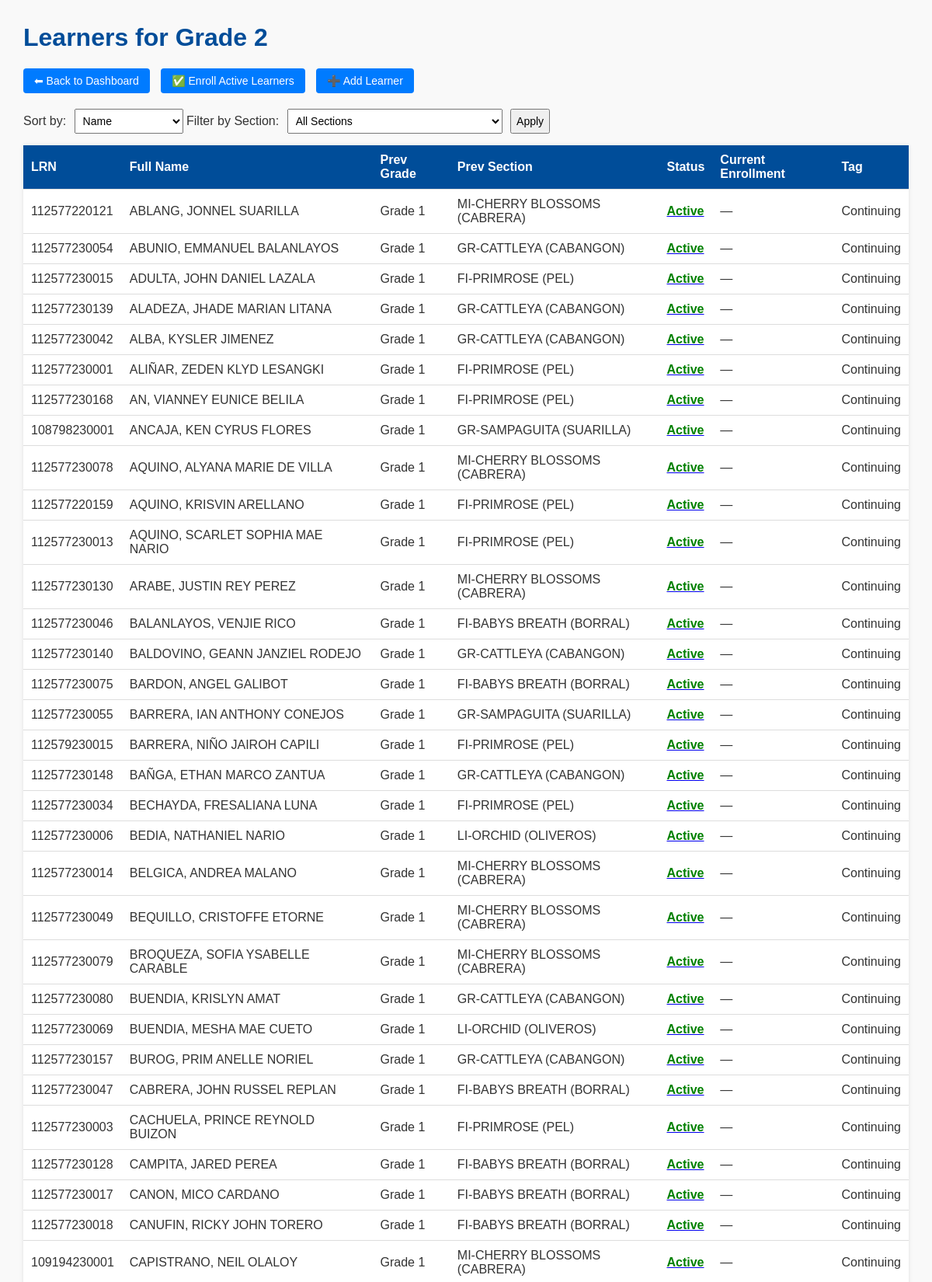
The app's page /grade/2 (upper part) with its own data.
### tables this page shows
CREATE TABLE learners (
                id INTEGER PRIMARY KEY AUTOINCREMENT,
                lrn TEXT,
                full_name TEXT,
                prev_grade TEXT,
                prev_section TEXT,
                sex TEXT,
                birth_date TEXT,
                age TEXT,
                religion TEXT,
                barangay TEXT,
                municipality TEXT,
                province TEXT,
                father_name TEXT,
                mother_name TEXT,
                guardian TEXT,
                cct_beneficiary TEXT,
                average_grade TEXT,
                action_taken TEXT,
                current_grade TEXT,
                current_section TEXT,
                status TEXT DEFAULT 'active',
                tag TEXT DEFAULT 'continuing',
                is_enrolled INTEGER DEFAULT 0,
                is_sped INTEGER DEFAULT 0,
                sped_type TEXT
            );

### app.py (the view)
@app.route('/grade/<grade>')
def grade_view(grade):
    sort_by = request.args.get('sort_by', 'full_name')
    filter_section = request.args.get('section', None)
    order_by = 'prev_section, full_name' if sort_by == 'prev_section' else 'full_name'
    with sqlite3.connect(DATABASE) as conn:
        conn.row_factory = sqlite3.Row
        c = conn.cursor()
        if grade == 'sped':
            query = "SELECT * FROM learners WHERE is_sped = 1"
        elif grade == 'kinder':
            query = "SELECT * FROM learners WHERE current_grade = 'Kinder'"
        else:
            prev_grade_text = "%Kinder%" if grade == "1" else f"%{int(grade) - 1}%"
            query = "SELECT * FROM learners WHERE prev_grade LIKE ? AND is_sped = 0"
        params = [prev_grade_text] if 'prev_grade_text' in locals() else []
        if filter_section:
            query += " AND prev_section = ?"
            params.append(filter_section)
        query += f" ORDER BY {order_by}"
        c.execute(query, tuple(params))
        learners = c.fetchall()
        section_query = {
            'sped': "SELECT DISTINCT prev_section FROM learners WHERE is_sped = 1 AND prev_section IS NOT NULL AND prev_section != '' ORDER BY prev_section",
            'kinder': "SELECT DISTINCT prev_section FROM learners WHERE current_grade = 'Kinder' AND prev_section IS NOT NULL AND prev_section != '' ORDER BY prev_section"
        }.get(grade,
              "SELECT DISTINCT prev_section FROM learners WHERE prev_grade LIKE ? AND is_sped = 0 AND prev_section IS NOT NULL AND prev_section != '' ORDER BY prev_section")
        c.execute(section_query, (prev_grade_text,) if grade not in ['sped', 'kinder'] else ())
        sections = [row[0] for row in c.fetchall()]
    return render_template('grade.html', learners=learners, grade=grade, sections=sections,
                           selected_section=filter_section, sort_by=sort_by)

### templates/grade.html (shortened to what this page needs)
<!DOCTYPE html>
<html>
<head>
</head>
<body>
  <h1>Learners for Grade {{ grade|capitalize }}</h1>
  <div class="top-buttons">
    <a href="/">⬅ Back to Dashboard</a>
    <button onclick="confirmEnroll('{{ grade }}')">✅ Enroll Active Learners</button>
    <a href="/add_learner">➕ Add Learner</a>
  </div>
  <form class="filter-form" method="get" action="/grade/{{ grade }}">
    <label>Sort by:
      <select name="sort_by">
        <option value="full_name" {{ 'selected' if sort_by == 'full_name' else '' }}>Name</option>
      </select>
    </label>
    <label>Filter by Section:
      <select name="section">
        <option value="">All Sections</option>
      </select>
    </label>
    <input type="submit" value="Apply">
  </form>
  <table>
    <thead>
      <tr>
        <th>LRN</th>
        <th>Full Name</th>
        <th>Prev Grade</th>
        <th>Prev Section</th>
        <th>Status</th>
        <th>Current Enrollment</th>
        <th>Tag</th>
      </tr>
    </thead>
    <tbody>
      {% for learner in learners %}
      <tr>
        <td>{{ learner['lrn'] }}</td>
        <td>{{ learner['full_name'] }}</td>
        <td>{{ learner['prev_grade'] }}</td>
        <td>{{ learner['prev_section'] }}</td>
        <td>
          <a href="/toggle_status/{{ learner['id'] }}/{{ grade }}?sort_by={{ sort_by }}&section={{ selected_section }}">
            <span class="status-{{ learner['status'] }}">{{ learner['status'].capitalize() }}</span>
          </a>
        </td>
        <td>{{ learner['current_grade'] or '—' }}</td>
        <td>{{ learner['tag'].replace('_', ' ').title() }}</td>
      </tr>
      {% endfor %}
    </tbody>
  </table>
</body>
</html>

### templates/grade.html (style rules this page uses)
body { font-family: Arial, sans-serif; margin: 30px; background-color: #f9f9f9; color: #333; }
h1 { color: #004d99; }
.top-buttons { margin-bottom: 20px; }
.top-buttons a, .top-buttons button { display: inline-block; padding: 8px 14px; margin-right: 10px; text-decoration: none; background-color: #007bff; color: white; border: none; border-radius: 4px; cursor: pointer; font-size: 14px; }
table { border-collapse: collapse; width: 100%; background-color: white; box-shadow: 0 0 5px rgba(0,0,0,0.1); }
th, td { padding: 10px; text-align: left; border-bottom: 1px solid #ddd; }
th { background-color: #004d99; color: white; }
select, input[type="submit"] { padding: 6px; margin-left: 6px; font-size: 14px; }
.status-active { color: green; font-weight: bold; }
.filter-form { margin-bottom: 15px; }

### records on screen
learners: lrn "112577220121", full_name "ABLANG, JONNEL SUARILLA", prev_grade "Grade 1", prev_section "MI-CHERRY BLOSSOMS (CABRERA)", status "Active", current_grade "—", tag.replace "Continuing"
learners: lrn "112577230054", full_name "ABUNIO, EMMANUEL BALANLAYOS", prev_grade "Grade 1", prev_section "GR-CATTLEYA (CABANGON)", status "Active", current_grade "—", tag.replace "Continuing"
learners: lrn "112577230015", full_name "ADULTA, JOHN DANIEL LAZALA", prev_grade "Grade 1", prev_section "FI-PRIMROSE (PEL)", status "Active", current_grade "—", tag.replace "Continuing"
learners: lrn "112577230139", full_name "ALADEZA, JHADE MARIAN LITANA", prev_grade "Grade 1", prev_section "GR-CATTLEYA (CABANGON)", status "Active", current_grade "—", tag.replace "Continuing"
learners: lrn "112577230042", full_name "ALBA, KYSLER JIMENEZ", prev_grade "Grade 1", prev_section "GR-CATTLEYA (CABANGON)", status "Active", current_grade "—", tag.replace "Continuing"
learners: lrn "112577230001", full_name "ALIÑAR, ZEDEN KLYD LESANGKI", prev_grade "Grade 1", prev_section "FI-PRIMROSE (PEL)", status "Active", current_grade "—", tag.replace "Continuing"
learners: lrn "112577230168", full_name "AN, VIANNEY EUNICE BELILA", prev_grade "Grade 1", prev_section "FI-PRIMROSE (PEL)", status "Active", current_grade "—", tag.replace "Continuing"
learners: lrn "108798230001", full_name "ANCAJA, KEN CYRUS FLORES", prev_grade "Grade 1", prev_section "GR-SAMPAGUITA (SUARILLA)", status "Active", current_grade "—", tag.replace "Continuing"
learners: lrn "112577230078", full_name "AQUINO, ALYANA MARIE DE VILLA", prev_grade "Grade 1", prev_section "MI-CHERRY BLOSSOMS (CABRERA)", status "Active", current_grade "—", tag.replace "Continuing"
learners: lrn "112577220159", full_name "AQUINO, KRISVIN ARELLANO", prev_grade "Grade 1", prev_section "FI-PRIMROSE (PEL)", status "Active", current_grade "—", tag.replace "Continuing"
learners: lrn "112577230013", full_name "AQUINO, SCARLET SOPHIA MAE NARIO", prev_grade "Grade 1", prev_section "FI-PRIMROSE (PEL)", status "Active", current_grade "—", tag.replace "Continuing"
learners: lrn "112577230130", full_name "ARABE, JUSTIN REY PEREZ", prev_grade "Grade 1", prev_section "MI-CHERRY BLOSSOMS (CABRERA)", status "Active", current_grade "—", tag.replace "Continuing"
learners: lrn "112577230046", full_name "BALANLAYOS, VENJIE RICO", prev_grade "Grade 1", prev_section "FI-BABYS BREATH (BORRAL)", status "Active", current_grade "—", tag.replace "Continuing"
learners: lrn "112577230140", full_name "BALDOVINO, GEANN JANZIEL RODEJO", prev_grade "Grade 1", prev_section "GR-CATTLEYA (CABANGON)", status "Active", current_grade "—", tag.replace "Continuing"
learners: lrn "112577230075", full_name "BARDON, ANGEL GALIBOT", prev_grade "Grade 1", prev_section "FI-BABYS BREATH (BORRAL)", status "Active", current_grade "—", tag.replace "Continuing"
learners: lrn "112577230055", full_name "BARRERA, IAN ANTHONY CONEJOS", prev_grade "Grade 1", prev_section "GR-SAMPAGUITA (SUARILLA)", status "Active", current_grade "—", tag.replace "Continuing"
learners: lrn "112579230015", full_name "BARRERA, NIÑO JAIROH CAPILI", prev_grade "Grade 1", prev_section "FI-PRIMROSE (PEL)", status "Active", current_grade "—", tag.replace "Continuing"
learners: lrn "112577230148", full_name "BAÑGA, ETHAN MARCO ZANTUA", prev_grade "Grade 1", prev_section "GR-CATTLEYA (CABANGON)", status "Active", current_grade "—", tag.replace "Continuing"
learners: lrn "112577230034", full_name "BECHAYDA, FRESALIANA LUNA", prev_grade "Grade 1", prev_section "FI-PRIMROSE (PEL)", status "Active", current_grade "—", tag.replace "Continuing"
learners: lrn "112577230006", full_name "BEDIA, NATHANIEL NARIO", prev_grade "Grade 1", prev_section "LI-ORCHID (OLIVEROS)", status "Active", current_grade "—", tag.replace "Continuing"
learners: lrn "112577230014", full_name "BELGICA, ANDREA MALANO", prev_grade "Grade 1", prev_section "MI-CHERRY BLOSSOMS (CABRERA)", status "Active", current_grade "—", tag.replace "Continuing"
learners: lrn "112577230049", full_name "BEQUILLO, CRISTOFFE ETORNE", prev_grade "Grade 1", prev_section "MI-CHERRY BLOSSOMS (CABRERA)", status "Active", current_grade "—", tag.replace "Continuing"
learners: lrn "112577230079", full_name "BROQUEZA, SOFIA YSABELLE CARABLE", prev_grade "Grade 1", prev_section "MI-CHERRY BLOSSOMS (CABRERA)", status "Active", current_grade "—", tag.replace "Continuing"
learners: lrn "112577230080", full_name "BUENDIA, KRISLYN AMAT", prev_grade "Grade 1", prev_section "GR-CATTLEYA (CABANGON)", status "Active", current_grade "—", tag.replace "Continuing"
learners: lrn "112577230069", full_name "BUENDIA, MESHA MAE CUETO", prev_grade "Grade 1", prev_section "LI-ORCHID (OLIVEROS)", status "Active", current_grade "—", tag.replace "Continuing"
learners: lrn "112577230157", full_name "BUROG, PRIM ANELLE NORIEL", prev_grade "Grade 1", prev_section "GR-CATTLEYA (CABANGON)", status "Active", current_grade "—", tag.replace "Continuing"
learners: lrn "112577230047", full_name "CABRERA, JOHN RUSSEL REPLAN", prev_grade "Grade 1", prev_section "FI-BABYS BREATH (BORRAL)", status "Active", current_grade "—", tag.replace "Continuing"
learners: lrn "112577230003", full_name "CACHUELA, PRINCE REYNOLD BUIZON", prev_grade "Grade 1", prev_section "FI-PRIMROSE (PEL)", status "Active", current_grade "—", tag.replace "Continuing"
learners: lrn "112577230128", full_name "CAMPITA, JARED PEREA", prev_grade "Grade 1", prev_section "FI-BABYS BREATH (BORRAL)", status "Active", current_grade "—", tag.replace "Continuing"
learners: lrn "112577230017", full_name "CANON, MICO CARDANO", prev_grade "Grade 1", prev_section "FI-BABYS BREATH (BORRAL)", status "Active", current_grade "—", tag.replace "Continuing"
learners: lrn "112577230018", full_name "CANUFIN, RICKY JOHN TORERO", prev_grade "Grade 1", prev_section "FI-BABYS BREATH (BORRAL)", status "Active", current_grade "—", tag.replace "Continuing"
learners: lrn "109194230001", full_name "CAPISTRANO, NEIL OLALOY", prev_grade "Grade 1", prev_section "MI-CHERRY BLOSSOMS (CABRERA)", status "Active", current_grade "—", tag.replace "Continuing"

### other values on screen
{{ grade|capitalize }} "2"
